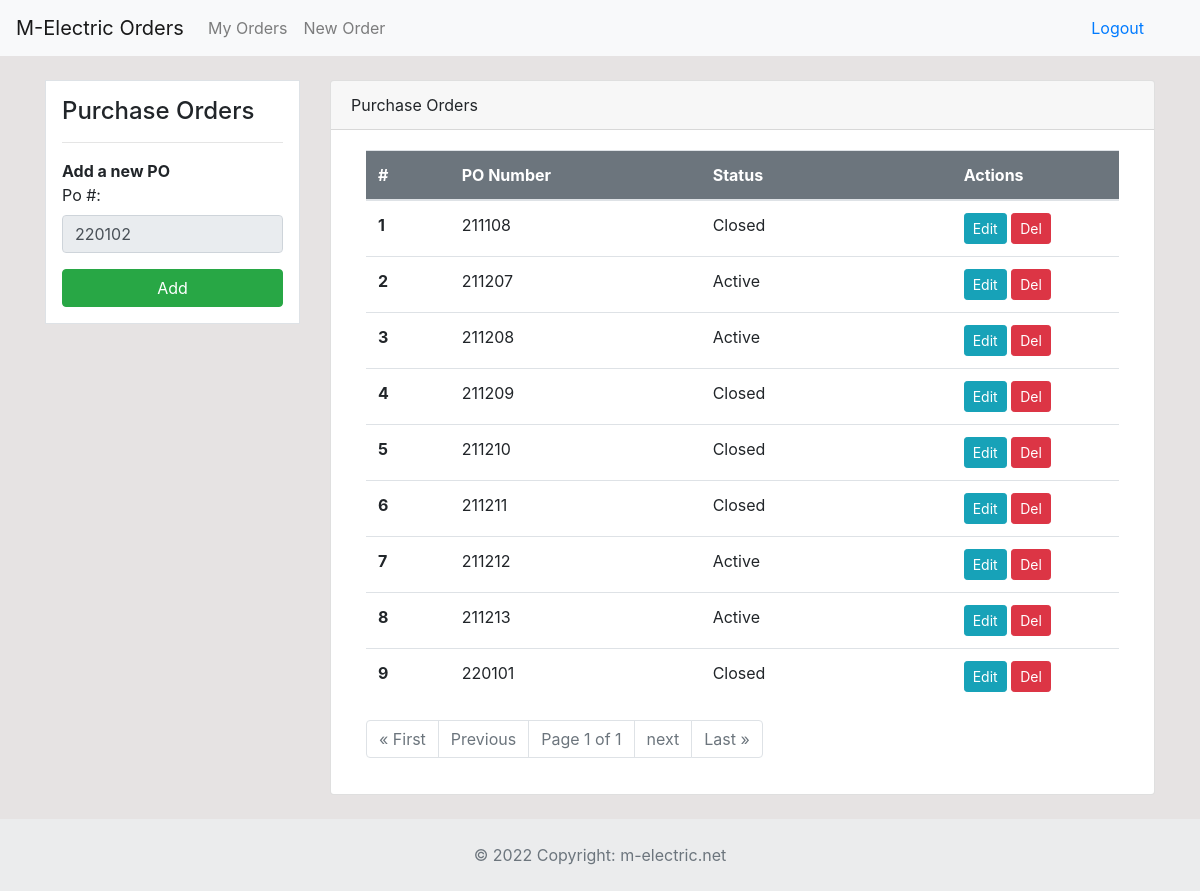
Screenshot of /pos (signed in) with the database file from the repository.
### dashboard/models.py (models this page shows)
class Po(models.Model):
	po_number = models.PositiveIntegerField(null=True, default=0)
	status = models.CharField('Status', max_length=50, default='Active', null=True, blank=True)
	created = models.DateTimeField(auto_now_add=True)

### dashboard/views.py (the view, shortened to what this page needs)
# urls.py: path('pos', views.pos, name='pos'),
@login_required
def pos(request):
    new_po_number = 0
    pos_list = Po.objects.all().order_by('id')
    last_po = Po.objects.all().last()
    last_po_number = last_po.po_number
    pos_paginator = Paginator(Po.objects.all(), 10)
    requested_page = request.GET.get('page')
    all_pos = pos_paginator.get_page(requested_page)
    year_months_dict = list()
    years = list()
    years = set(years)
    years = list(years)
    months = list()
    for po in pos_list:
        for year in years:
            if str(po.po_number)[0:2] == year:
                months.append(str(po.po_number)[2:4])
    month_last_po = str(last_po_number)[2:4]
    current_month = datetime.date.today().month
    current_year = int(str(datetime.date.today().year)[2:4])
    if int(month_last_po) == current_month:
        new_po_number = last_po_number + 1
    context = {
        'pos_list': pos_list,
        'new_po_number': new_po_number,
        'all_pos': all_pos,
    }
    return render(request, 'dashboard/pos.html', context)

### templates/dashboard/pos.html (shortened to what this page needs)
{% extends 'partials/base.html' %}
{% load crispy_forms_tags %}
{% block content %}
<div class="container">
    <div class="row my-4">
        <div class="col-md-3">
            <div class="border bg-white p-3">
                <h4>Purchase Orders</h4>
                <hr>
                <form method="POST">
                    <div class="form-group">
                        <strong>Add a new PO</strong><br>
                        <label for="formGroupExampleInput">Po #:</label>
                        <input type="text" class="form-control" id="validationCustom01" value="{{new_po_number}}" disabled>
                    </div>
                    <input class="btn btn-success btn-block" type="submit" value="Add">
                </form>
            </div>
        </div>
        <div class="col-md-9">
            <div class="card">
                <div class="card-header">
                    Purchase Orders
                </div>
                <div class="card-body">
                    <div class="col-md-12">
                        <table class="table bg-white">
                            <thead class="bg-secondary">
                                <tr class="text-white">
                                    <th scope="col" class="col-1" >#</th>
                                    <th scope="col" class="col-3">PO Number</th>
                                    <th scope="col" class="col-3">Status</th>
                                    <th scope="col" class="col-2">Actions</th>
                                </tr>
                            </thead>
                            <tbody>
                                {% for po in all_pos %}
                                <tr>
                                    <th scope="row">{{ forloop.counter }}</th>
                                    <td>{{ po.po_number }}</td>
                                    <td>{{ po.status }}</td>
                                    <td>
                                        <a class="btn btn-info btn-sm" href="{% url 'po-update' po.id %}">Edit</a>
                                        <a class="btn btn-danger btn-sm" href="{% url 'po-delete' po.id %}">Del</a>
                                    </td>
                                </tr>
                                {% endfor %}
                            </tbody>
                        </table>
                        <nav aria-label="Page navigation example">
                            <ul class="pagination">
                                {% if all_pos.has_previous %}
                                <li class="page-item"><a href="?page=1" class="page-link"> &laquo; First </a></li>
                                <li class="page-item"><a href="?page={{all_pos.previous_page_number}}" class="page-link">Previous</a></li>
                                {% else %}
                                <li class="page-item disabled"><a href="#" class="page-link"> &laquo; First </a></li>
                                <li class="page-item disabled"><a href="#" class="page-link">Previous</a></li>
                                {% endif %}
                                <li class="page-item disabled">
                                    <a href="#" class="page-link">Page {{all_pos.number}} of {{all_pos.paginator.num_pages}}</a>
                                </li>
                                {% if all_pos.has_next %}
                                <li class="page-item"><a class="page-link" href="?page={{all_pos.next_page_number}}">next</a></li>
                                <li class="page-item"><a class="page-link" href="?page={{all_pos.paginator.num_pages}}">Last &raquo;</a></li>
                                {% else %}
                                <li class="page-item disabled"><a class="page-link" href="#">next</a></li>
                                <li class="page-item disabled"><a class="page-link" href="#">Last &raquo;</a></li>
                                {% endif %}
                            </ul>
                        </nav>
                    </div>
                </div>
            </div>
        </div>
    </div>
</div>
{% endblock %}
{% block footer %}
{% include 'partials/footer.html' %}
{% endblock %}

### static/style.css (style rules this page uses)
body { background: rgb(230, 227, 227); }

### rows the page displays
Po: po_number "211108", status "Closed"
Po: po_number "211207", status "Active"
Po: po_number "211208", status "Active"
Po: po_number "211209", status "Closed"
Po: po_number "211210", status "Closed"
Po: po_number "211211", status "Closed"
Po: po_number "211212", status "Active"
Po: po_number "211213", status "Active"
Po: po_number "220101", status "Closed"

### other values shown
{{ all_pos.number }} "1"
{{ all_pos.paginator.num_pages }} "1"
